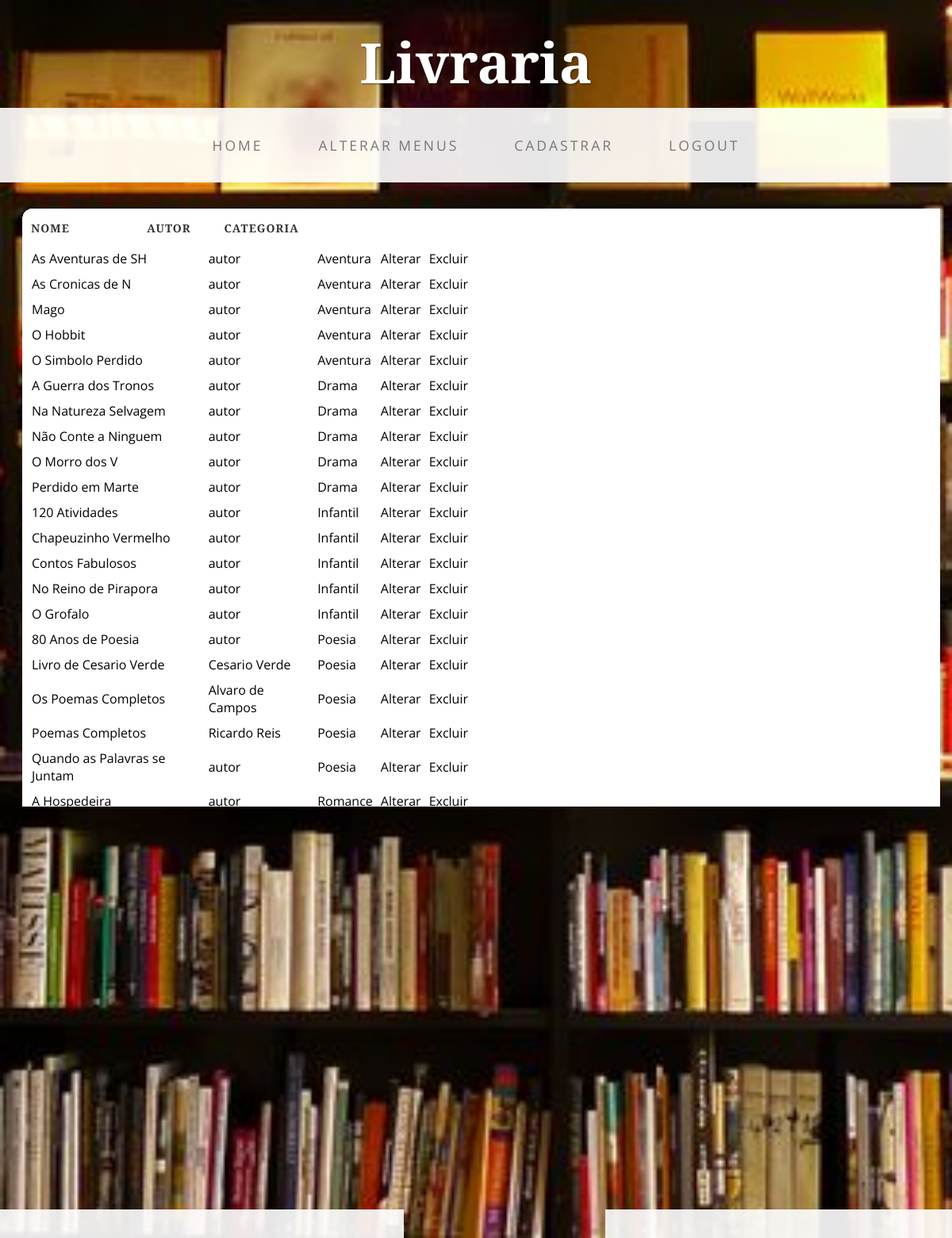
The page /Site/livro.php?func=inicio (signed in) on the database its author committed.
### tables this page shows
CREATE TABLE `livros` (
  `id` int(11) NOT NULL,
  `nome` varchar(50) NOT NULL,
  `autor` varchar(50) NOT NULL,
  `descricao` varchar(8000) NOT NULL,
  `arquivo` varchar(50) NOT NULL,
  `categoria` varchar(50) NOT NULL
);

### Site/controle/ListarLivros.class.php (called while the page is built)
<?php
include_once "modelo/LivroDAO.class.php";
class ListarLivros{
    function ListarLivros(){
        $dao = new LivroDAO();
        $lista = $dao->Listar();
        include_once "visao/listaLivros.php";
    }
}

### Site/controle/inicio.php (called while the page is built, shortened)
<?php
include_once "controle/ListarLivros.class.php";
$index = new ListarLivros();

### Site/modelo/LivroDAO.class.php (called while the page is built, shortened)
<?php
include_once ("modelo/ConnectionFactory.class.php");
include_once ("modelo/Livro.class.php");
class LivroDAO{
    public $con = null;
    public function LivroDAO(){
        $conexao = new ConnectionFactory();
        $this->con = $conexao->getConnection();
    }
    public function listar($query=null){
        try{
            if($query == null){
                $stmt = $this->con->query("SELECT * FROM livros");
            }else{
                $stmt = $this->con->con->query($query);
            }
            $lista = array();
            foreach ($stmt as $reg){
                $cont = new Livro();
                $cont->setId($reg["id"]);
                $cont->setNome($reg["nome"]);
                $cont->setAutor($reg["autor"]);
				$cont->setCategoria($reg["categoria"]);
                $cont->setArquivo($reg["arquivo"]);
                $lista[] = $cont;
            }
            return $lista;
        }catch(PDOException $ex){
            echo "Erro:".$ex->getMessage();
            }
    }
}

### Site/modelo/ConnectionFactory.class.php (called while the page is built, shortened)
<?php
class ConnectionFactory{
    public $dbType = "mysql";
    public $host ="localhost";
    public $user ="root";
    public $senha ="";
    public $db ="trabalho";
    public $persistente = false;
     public function getConnection(){
            try{
                $this->con = new PDO($this->dbType.":host=".$this->host.";dbname=".$this->db,
                $this->user, $this->senha, array(PDO::ATTR_PERSISTENT => $this->persistente,
                        PDO::ATTR_ERRMODE=>PDO::ERRMODE_EXCEPTION));
                return $this->con;
            }catch (PDOException $ex){ echo "Erro:".$ex->getMessage();}
        }
    }

### Site/modelo/Livro.class.php (called while the page is built, shortened)
<?php
class livro{
    private $id;
    private $nome;
    private $autor;
	private $categoria;
    public function setId($id){
        $this->id = $id;
    }
    public function getId(){
        return $this->id;
    }
    public function setNome($nome){
        $this->nome = $nome;
    }
    public function getNome(){
        return $this->nome;
    }
    public function setAutor($autor){
        $this->autor = $autor;
    }
    public function getAutor(){
        return $this->autor;
    }
	public function setCategoria($categoria){
        $this->categoria = $categoria;
    }
    public function getCategoria(){
        return $this->categoria;
    }
}

### Site/visao/listaLivros.php (the view, shortened to what this page needs)
<?php
	if(isset($_SESSION["login"])){
?>
<html>
<head>
    <link href="css/bootstrap.min.css" rel="stylesheet">
    <link href="css/business-casual.css" rel="stylesheet">
</head>
    <body>
    <div class="brand">Livraria</div>
    <nav class="navbar navbar-default" role="navigation">
        <div class="container">
            <div class="collapse navbar-collapse" id="bs-example-navbar-collapse-1">
                <ul class="nav navbar-nav">
                    <li>
                        <a href="index.php">Home</a>
                    </li>
					<li>
                        <a href="livro.php?func=menus">Alterar Menus</a>
                    </li>
					<li>
                        <a href="livro.php?func=cadastrar">Cadastrar</a>
                    </li>
					<li>
						<a href="livro.php?func=logout">Logout</a>
                    </li>
                </ul>
            </div>
        </div>
    </nav>
	<div style="background-image: url(http://127.0.0.1/site/img/fundo.png);" class="container">
	<br>
			<h5>&nbsp Nome &nbsp &nbsp &nbsp &nbsp &nbsp &nbsp &nbsp &nbsp &nbsp &nbsp
			Autor &nbsp &nbsp &nbsp &nbsp
			Categoria</h5>
            <table  width="50%">
                <?php
                foreach ($lista as $reg){
                    echo"<tr >";
                    echo"<td>".$reg->getNome()."</td>";
                    echo"<td>".$reg->getAutor()."</td>";
					echo"<td>".$reg->getCategoria()."</td>";
                    echo"<td>
                    <a href='livro.php?func=alterar&id=".$reg->getId()."'>
                    Alterar
                    </a></td>";
					echo "<td><a onclick=\"javascript: return confirm('Tem certeza que deseja deletar esse registro' );\"
					href='livro.php?func=excluir&id=".$reg->getId()."' >
					Excluir</a></td>";
                }
                ?>
            </table>
			<br>
	</div>
			<br>
		<br>
		<br>
		<br>
		<br>
		<br>
		<br>
		<br>
		<br>
		<br>
		<br>
		<br>
		<br>
		<br>
		<br>
		<br>
    <footer>
        <div class="container">
            <div class="row">
                <div class="col-lg-12 text-center">
                    <h4>Vitor Mendes</h4>
                </div>
            </div>
        </div>
    </footer>
</body>
</html>
<?php
	} else {
		$_SESSION["status"] = "Você tentou acessar de forma indevida uma página";
		header("location:index.php");
	}
?>

### Site/css/business-casual.css (style rules this page uses)
body { font-family: "Open Sans","Helvetica Neue",Helvetica,Arial,sans-serif; background: url('../img/bg.jpg') no-repeat center center fixed; -webkit-background-size: cover; -moz-background-size: cover; background-size: cover; -o-background-size: cover; }
h1, h2, h3, h4, h5, h6 { text-transform: uppercase; font-family: "Josefin Slab","Helvetica Neue",Helvetica,Arial,sans-serif; font-weight: 700; letter-spacing: 1px; }
table, th, td { border: 10px solid white; }
td { color:#000; }
tr { color:#000; }
a { color:#000; }
.brand, .address-bar { display: none; }
.navbar-nav { text-transform: uppercase; font-weight: 400; letter-spacing: 3px; }
footer { background: #fff; background: rgba(255,255,255,0.9); }
@media screen and (min-width:768px) { .brand { display: inherit; margin: 0; padding: 30px 0 10px; text-align: center; text-shadow: 1px 1px 2px rgba(0,0,0,0.5); font-family: "Josefin Slab","Helvetica Neue",Helvetica,Arial,sans-serif; font-size: 5em; font-weight: 700; line-height: normal; color: #fff; } }
@media screen and (min-width:768px) { .navbar { border-radius: 0; } }
@media screen and (min-width:768px) { .navbar { min-height: 0; } }
@media screen and (min-width:768px) { .navbar-default { border: none; background: #fff; background: rgba(255,255,255,0.9); } }
@media screen and (min-width:768px) { .nav>li>a { padding: 35px; } }
@media screen and (min-width:768px) { .navbar-nav>li>a { line-height: normal; } }
@media screen and (min-width:768px) { .navbar-nav { display: table; float: none; margin: 0 auto; table-layout: fixed; font-size: 1.25em; } }

### rows shown on the page
livros: nome "As Aventuras de SH", autor "autor", categoria "Aventura"
livros: nome "As Cronicas de N", autor "autor", categoria "Aventura"
livros: nome "Mago", autor "autor", categoria "Aventura"
livros: nome "O Hobbit", autor "autor", categoria "Aventura"
livros: nome "O Simbolo Perdido", autor "autor", categoria "Aventura"
livros: nome "A Guerra dos Tronos", autor "autor", categoria "Drama"
livros: nome "Na Natureza Selvagem", autor "autor", categoria "Drama"
livros: nome "Não Conte a Ninguem", autor "autor", categoria "Drama"
livros: nome "O Morro dos V", autor "autor", categoria "Drama"
livros: nome "Perdido em Marte", autor "autor", categoria "Drama"
livros: nome "120 Atividades", autor "autor", categoria "Infantil"
livros: nome "Chapeuzinho Vermelho", autor "autor", categoria "Infantil"
livros: nome "Contos Fabulosos", autor "autor", categoria "Infantil"
livros: nome "No Reino de Pirapora", autor "autor", categoria "Infantil"
livros: nome "O Grofalo", autor "autor", categoria "Infantil"
livros: nome "80 Anos de Poesia", autor "autor", categoria "Poesia"
livros: nome "Livro de Cesario Verde", autor "Cesario Verde", categoria "Poesia"
livros: nome "Os Poemas Completos", autor "Alvaro de Campos", categoria "Poesia"
livros: nome "Poemas Completos", autor "Ricardo Reis", categoria "Poesia"
livros: nome "Quando as Palavras se Juntam", autor "autor", categoria "Poesia"
livros: nome "A Hospedeira", autor "autor", categoria "Romance"
livros: nome "As Cronicas da Terra do Lago", categoria "Romance"
livros: nome "A Ultima Musica", autor "autor", categoria "Romance"
livros: nome "O Crime do Padre Amaro", autor "autor", categoria "Romance"
livros: nome "Os Maias", autor "autor", categoria "Romance"
